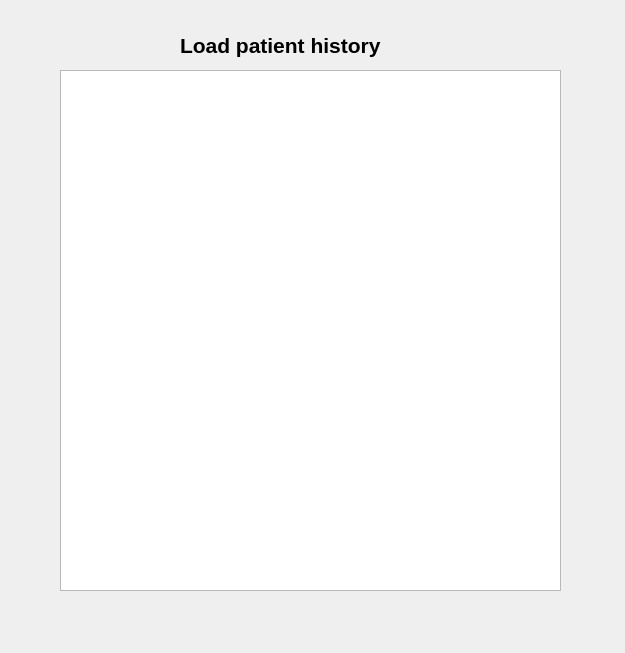
<?xml version="1.0" encoding="UTF-8"?>
<ui version="4.0">
 <class>patientHistoryWindow</class>
 <widget class="QWidget" name="patientHistoryWindow">
  <property name="geometry">
   <rect>
    <x>0</x>
    <y>0</y>
    <width>625</width>
    <height>653</height>
   </rect>
  </property>
  <property name="windowTitle">
   <string>patientHistoryWindow</string>
  </property>
  <widget class="QListView" name="patientList">
   <property name="geometry">
    <rect>
     <x>60</x>
     <y>70</y>
     <width>501</width>
     <height>521</height>
    </rect>
   </property>
  </widget>
  <widget class="QLabel" name="historyTitle">
   <property name="geometry">
    <rect>
     <x>180</x>
     <y>30</y>
     <width>241</width>
     <height>31</height>
    </rect>
   </property>
   <property name="text">
    <string>&lt;html&gt;&lt;head/&gt;&lt;body&gt;&lt;p&gt;&lt;span style=&quot; font-size:16pt; font-weight:600;&quot;&gt;Load patient history&lt;/span&gt;&lt;/p&gt;&lt;/body&gt;&lt;/html&gt;</string>
   </property>
  </widget>
 </widget>
 <layoutdefault spacing="6" margin="11"/>
 <resources/>
 <connections/>
</ui>
